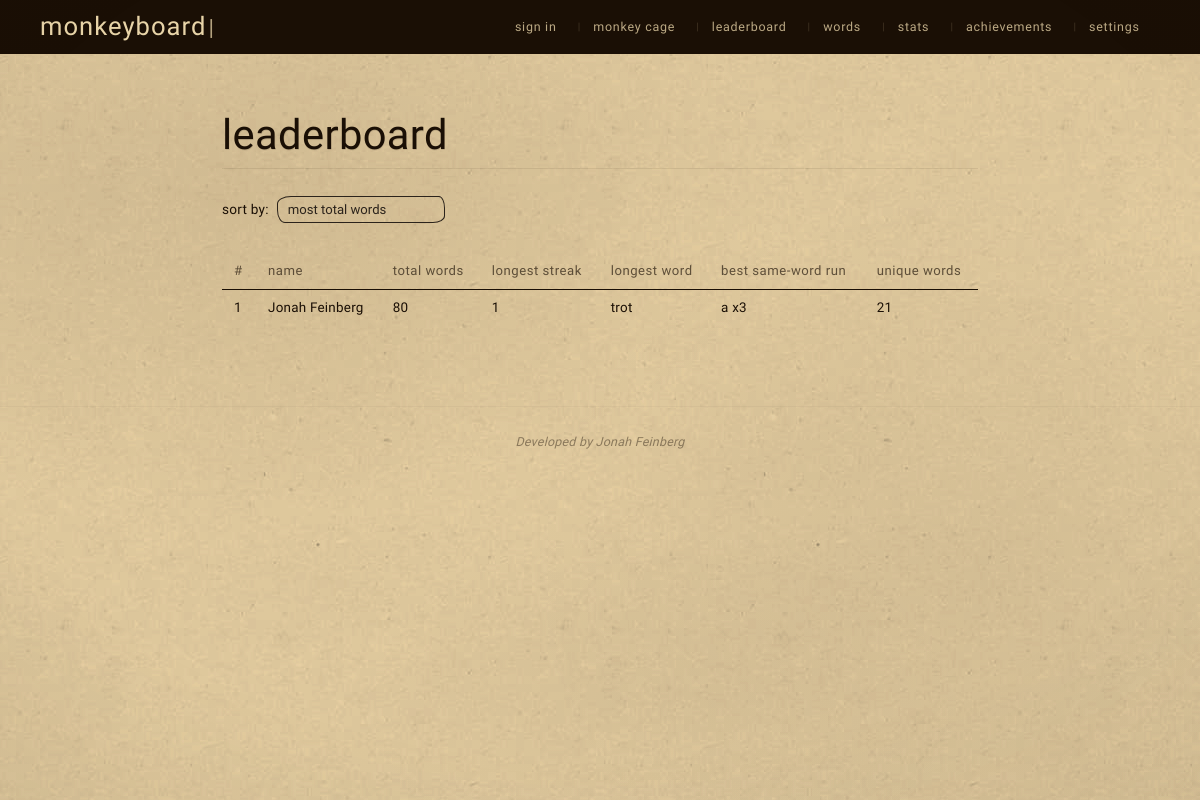
The app's page /leaderboard with its own data.
### tables this page shows
CREATE TABLE monkeywords (
    user_id TEXT PRIMARY KEY,
    user_name TEXT NOT NULL,
    word_amount INTEGER NOT NULL DEFAULT 0,
    longest_streak INTEGER NOT NULL DEFAULT 0,
    longest_streak_words TEXT NOT NULL DEFAULT '',
    all_words TEXT NOT NULL DEFAULT ''
);

### app.py (the view)
@app.route("/leaderboard")
def leaderboard():
    sort = request.args.get("sort", "word_amount")
    filter_word = request.args.get("word", "").strip().lower()
    order_by = SORT_COLUMNS.get(sort, "word_amount")
    with get_db() as conn:
        rows = conn.execute(f"""
            SELECT user_name, word_amount, longest_streak, longest_streak_words, all_words
            FROM monkeywords
            ORDER BY {order_by} DESC
            LIMIT 500
        """).fetchall()
    results = []
    for row in rows:
        words = row["all_words"].split() if row["all_words"] else []
        ws = calc_word_stats(words)
        results.append({
            "user_name": row["user_name"],
            "word_amount": row["word_amount"],
            "longest_streak": row["longest_streak"],
            "longest_streak_words": row["longest_streak_words"],
            "longest_word": ws["longest_word"],
            "best_same_run": ws["best_same_run"],
            "best_same_run_word": ws["best_same_run_word"],
            "unique_words": ws["unique_words"],
            "word_count": words.count(filter_word) if filter_word else None,
        })
    if sort == "longest_word":
        results.sort(key=lambda r: len(r["longest_word"]), reverse=True)
    elif sort == "best_same_run":
        results.sort(key=lambda r: r["best_same_run"], reverse=True)
    elif sort == "word_count" and filter_word:
        results.sort(key=lambda r: r["word_count"], reverse=True)
    elif sort == "unique_words":
        results.sort(key=lambda r: r["unique_words"], reverse=True)
    return render_template("leaderboard.html",
        leaderboard=results,
        sort=sort,
        filter_word=filter_word,
        enumerate=enumerate,
    )

### app.py (called while the page is built)
def get_db():
    conn = sqlite3.connect(DB_NAME)
    conn.row_factory = sqlite3.Row
    return conn

def calc_word_stats(words):
    if not words:
        return {"longest_word": "", "longest_word_len": 0,
                "best_same_run": 0, "best_same_run_word": "", "unique_words": 0}
    longest_word = max(words, key=len)
    best_run = 0
    best_run_word = ""
    current_run = 0
    last_word = None
    for w in words:
        current_run = current_run + 1 if w == last_word else 1
        last_word = w
        if current_run > best_run:
            best_run = current_run
            best_run_word = w
    return {
        "longest_word": longest_word,
        "longest_word_len": len(longest_word),
        "best_same_run": best_run,
        "best_same_run_word": best_run_word,
        "unique_words": len(set(words)),
    }

### templates/leaderboard.html (shortened to what this page needs)
{% extends "layout.html" %}
{% block content %}
  <h1>leaderboard</h1>
  <form method="get">
    <label>sort by:
      <select name="sort" onchange="this.form.submit()">
        <option value="word_amount"    {% if sort == "word_amount"    %}selected{% endif %}>most total words</option>
      </select>
    </label>
  </form>
  <table>
    <thead>
      <tr>
        <th>#</th>
        <th>name</th>
        <th>total words</th>
        <th>longest streak</th>
        <th>longest word</th>
        <th>best same-word run</th>
        <th>unique words</th>
      </tr>
    </thead>
    <tbody>
      {% for i, row in enumerate(leaderboard) %}
      <tr>
        <td>{{ i + 1 }}</td>
        <td>{{ row.user_name }}</td>
        <td>{{ row.word_amount }}</td>
        <td>{{ row.longest_streak }}</td>
        <td>{{ row.longest_word }}</td>
        <td>{{ row.best_same_run_word }} x{{ row.best_same_run }}</td>
        <td>{{ row.unique_words }}</td>
      </tr>
      {% endfor %}
    </tbody>
  </table>
{% endblock %}

### static/css/styles.css (style rules this page uses)
:root { --ink: #1a0f05; --ink-muted: #2b231b; --parchment: #e8d4a8; --ink-faint: rgba(26, 15, 5, 0.08); --ink-mid: rgba(26, 15, 5, 0.38); --ink-light: rgba(26, 15, 5, 0.18); --parch-dim: rgba(232, 212, 168, 0.55); }
*, *::before, *::after { box-sizing: border-box; margin: 0; padding: 0; }
html { scroll-behavior: smooth; overscroll-behavior-y: none; }
body { min-height: 100vh; position: relative; color: var(--ink); font-family: 'Special Elite', serif; font-size: 1rem; line-height: 1.8; letter-spacing: 0.015em; background-color: var(--parchment); background-image: radial-gradient(ellipse 70% 55% at 18% 25%, rgba(26, 15, 5, 0.07) 0%, transparent 70%), radial-gradient(ellipse 55% 70% at 82% 72%, rgba(26, 15, 5, 0.055) 0%, transparent 70%), radial-gradient(ellipse 40% 35% at 55% 88%, rgba(26, 15, 5, 0.04) 0%, transparent 65%); }
body::after { content: ''; position: fixed; inset: 0; pointer-events: none; z-index: 9001; background: radial-gradient(ellipse 130% 130% at 50% 40%, transparent 42%, rgba(26, 15, 5, 0.2) 100%); }
h1, h2, h3 { font-family: 'IM Fell English SC', serif; font-weight: normal; line-height: 1.2; letter-spacing: 0.01em; text-shadow: 0.4px 0.6px 0 rgba(26, 15, 5, 0.12); }
h1 { font-size: 2.6rem; margin-bottom: 0.55rem; }
table { width: 100%; border-collapse: collapse; font-size: 0.88rem; margin-top: 0.8rem; }
thead tr { border-bottom: 1.5px solid var(--ink); }
th { font-family: 'IM Fell English SC', serif; font-weight: normal; text-align: left; padding: 0.4rem 0.75rem; font-size: 0.82rem; letter-spacing: 0.04em; opacity: 0.65; }
td { padding: 0.38rem 0.75rem; border-bottom: 1px solid var(--ink-faint); font-family: 'Courier Prime', monospace; font-size: 0.84rem; }
tr:last-child td { border-bottom: none; }
td:first-child { font-family: 'Special Elite', serif; }
form { margin-bottom: 1.8rem; }
label, .logout { font-family: 'Special Elite', serif; font-size: 0.85rem; }
select, input[type="text"] { font-family: 'Special Elite', serif; font-size: 0.82rem; background: transparent; border: 1px solid var(--ink-muted); color: var(--ink-muted); padding: 0.3rem 0.6rem; margin-left: 0.3rem; -webkit-appearance: none; appearance: none; }
main > h1 { margin-bottom: 1.6rem; padding-bottom: 0.5rem; border-bottom: 1px solid var(--ink-faint); }
:root { --hand-a: 14px 6px 12px 8px / 8px 12px 7px 13px; --hand-b: 8px 13px 7px 12px / 12px 7px 13px 8px; --hand-c: 11px 9px 14px 7px / 9px 13px 8px 12px; }
button, .cta-btn, .scope-option, select, input[type="text"], #tabs span, .toggle, .modal-box { border-radius: var(--hand-a); }

### records on screen
monkeywords: user_name "Jonah Feinberg", word_amount "80", longest_streak "1"

### other values on screen
{{ i + 1 }} "1"
{{ row.longest_word }} "trot"
{{ row.best_same_run_word }} "a"
{{ row.best_same_run }} "3"
{{ row.unique_words }} "21"
